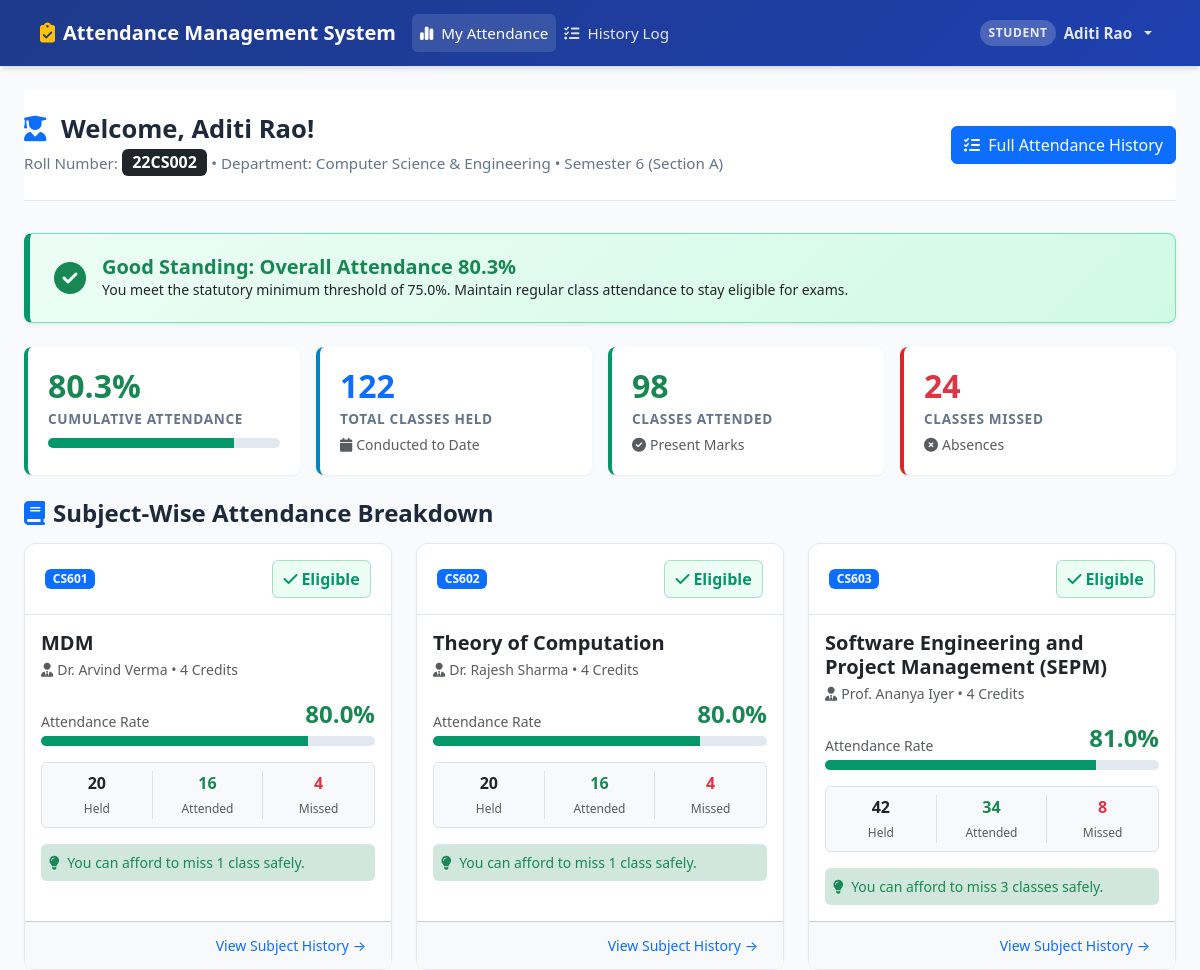
The page /student (signed in, upper part) on the database as committed earlier.
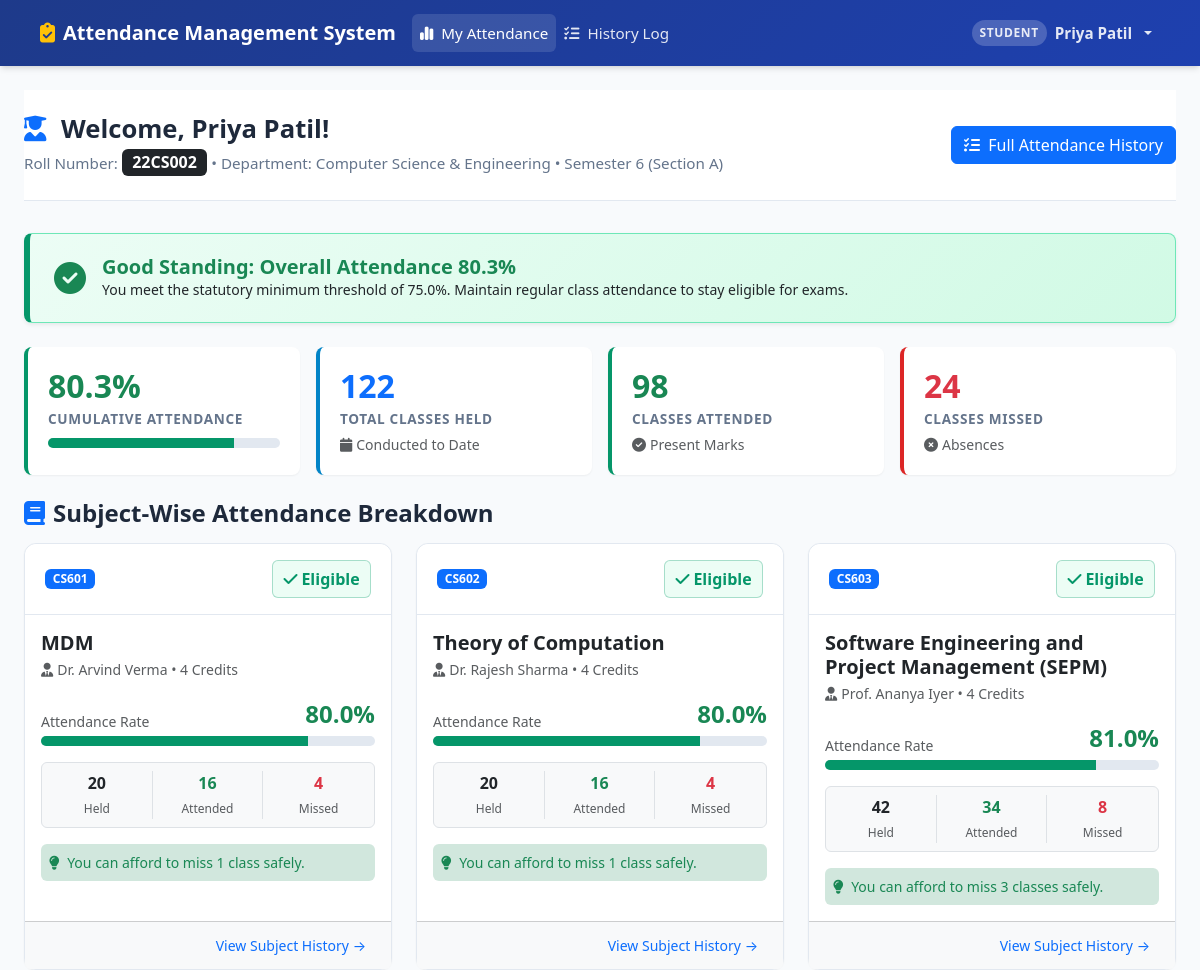
The same page on the database as committed later.
### tables this page shows
CREATE TABLE users (
        id INTEGER PRIMARY KEY AUTOINCREMENT,
        username TEXT UNIQUE NOT NULL,
        email TEXT UNIQUE NOT NULL,
        password_hash TEXT NOT NULL,
        role TEXT NOT NULL CHECK(role IN ('admin', 'faculty', 'student')),
        full_name TEXT NOT NULL,
        phone TEXT,
        is_active INTEGER NOT NULL DEFAULT 1,
        created_at TIMESTAMP DEFAULT CURRENT_TIMESTAMP
    );

### app.py (the view)
@app.route('/student')
@role_required('student')
def student_dashboard():
    student_user_id = session.get('user_id')
    data = models.get_student_dashboard_data(student_user_id)
    if not data:
        flash("Student profile not found. Please contact administration.", "danger")
        return redirect(url_for('logout'))
    recent_history = models.get_student_full_attendance_history(student_user_id)[:10]
    return render_template(
        'student/dashboard.html',
        data=data,
        recent_history=recent_history
    )

### app.py (called while the page is built, shortened)
def role_required(*allowed_roles):
    def decorator(f):
        @wraps(f)
        def decorated_function(*args, **kwargs):
            if 'user_id' not in session:
                flash("Please log in to access this page.", "warning")
                return redirect(url_for('login', next=request.url))
            user_role = session.get('role')
            return f(*args, **kwargs)
        return decorated_function
    return decorator

@app.context_processor
def inject_global_vars():
    return {
        'current_user': {
            'id': session.get('user_id'),
            'username': session.get('username'),
            'role': session.get('role'),
            'full_name': session.get('full_name'),
            'roll_number': session.get('roll_number'),
            'faculty_id': session.get('faculty_id')
        },
        'now': datetime.now(),
        'today_date': date.today().strftime('%Y-%m-%d'),
        'attendance_threshold': Config.ATTENDANCE_THRESHOLD
    }

### templates/student/dashboard.html (shortened to what the changed rows need)
{% extends 'base.html' %}
{% block content %}
<div class="page-header d-flex justify-content-between align-items-center flex-wrap gap-2">
    <div>
        <h1>
            <i class="fa-solid fa-user-graduate text-primary me-2"></i>
            Welcome, {{ data.student.full_name }}!
        </h1>
        <p>
            Roll Number: <span class="badge bg-dark fs-6">{{ data.student.roll_number }}</span> &bull;
            Department: {{ data.student.department }} &bull;
            Semester {{ data.student.semester }} (Section {{ data.student.section }})
        </p>
    </div>
</div>
{% endblock %}

### templates/base.html (shortened to what the changed rows need)
<!DOCTYPE html>
<html lang="en">
<head>
    <link href="https://cdn.jsdelivr.net/npm/bootstrap@5.3.3/dist/css/bootstrap.min.css" rel="stylesheet">
    <link href="https://cdnjs.cloudflare.com/ajax/libs/font-awesome/6.5.1/css/all.min.css" rel="stylesheet">
    <link href="{{ url_for('static', filename='css/style.css') }}" rel="stylesheet">
</head>
<body>
    <nav class="navbar navbar-expand-lg navbar-dark navbar-custom">
        <div class="container-fluid px-lg-4">
            <div class="collapse navbar-collapse" id="amsNavbar">
                <ul class="navbar-nav ms-auto align-items-center">
                    {% if current_user.id %}
                        <li class="nav-item dropdown">
                            <a class="nav-link dropdown-toggle d-flex align-items-center gap-2" href="#" role="button" data-bs-toggle="dropdown">
                                <span class="navbar-badge">{{ current_user.role }}</span>
                                <span class="fw-semibold">{{ current_user.full_name }}</span>
                            </a>
                        </li>
                    {% endif %}
                </ul>
            </div>
        </div>
    </nav>
    <main class="py-4">
        <div class="container-fluid px-lg-4">
            {% block content %}{% endblock %}
        </div>
    </main>
</body>
</html>

Rows that differ between the two databases and show on the page:
changed users "STUDENT": full_name "Aditi Rao" → "Priya Patil"; student.full_name "Aditi Rao" → "Priya Patil"
